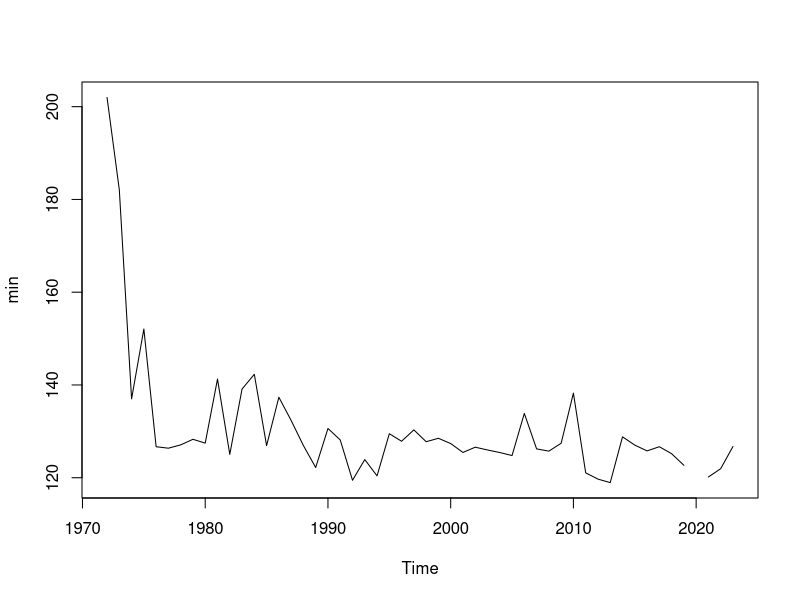
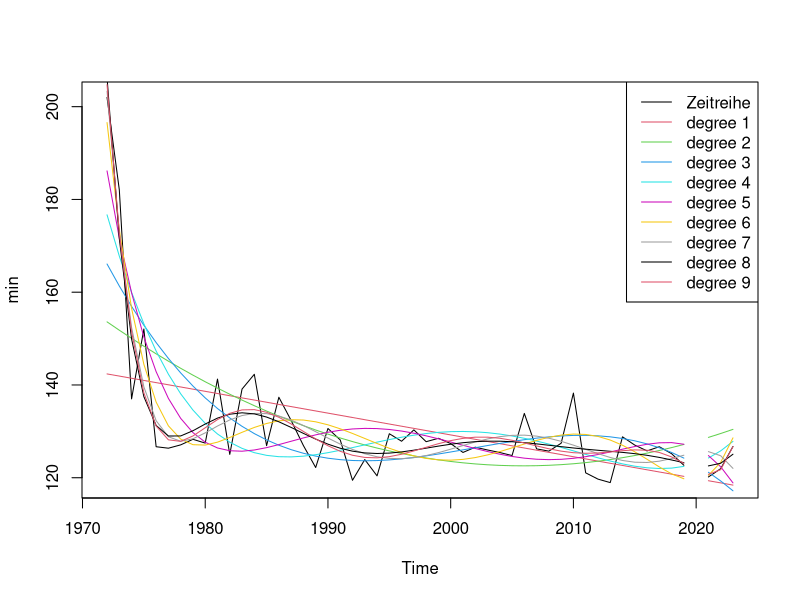
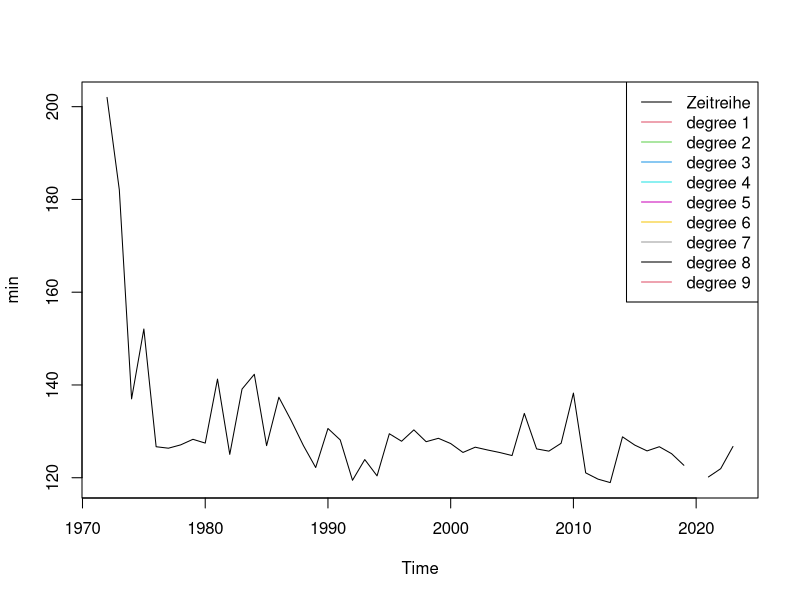
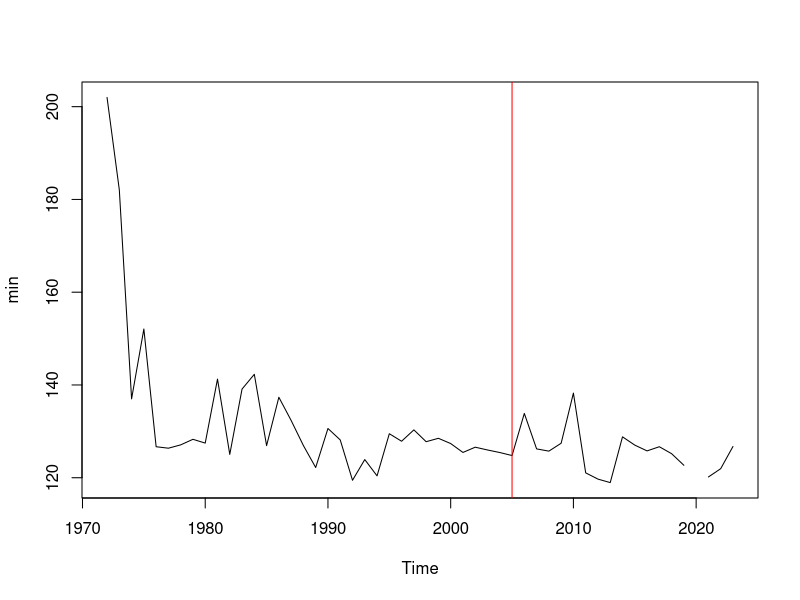
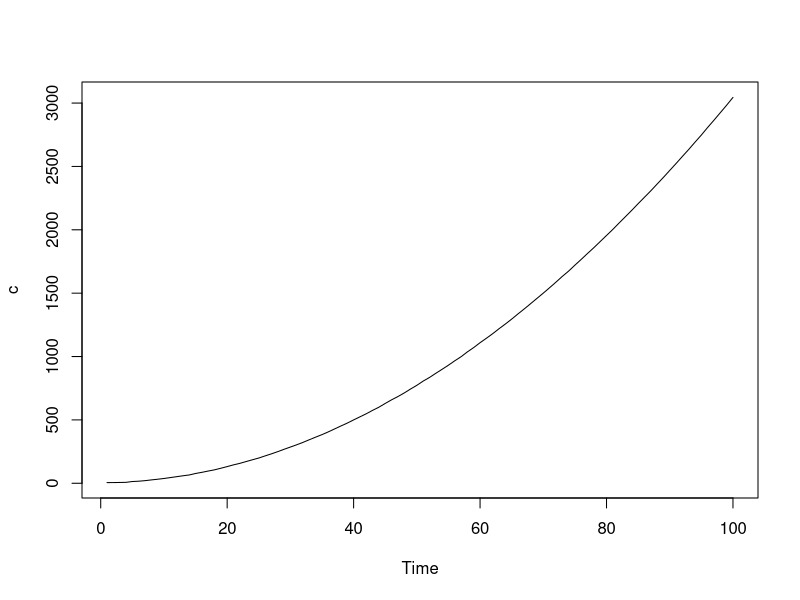
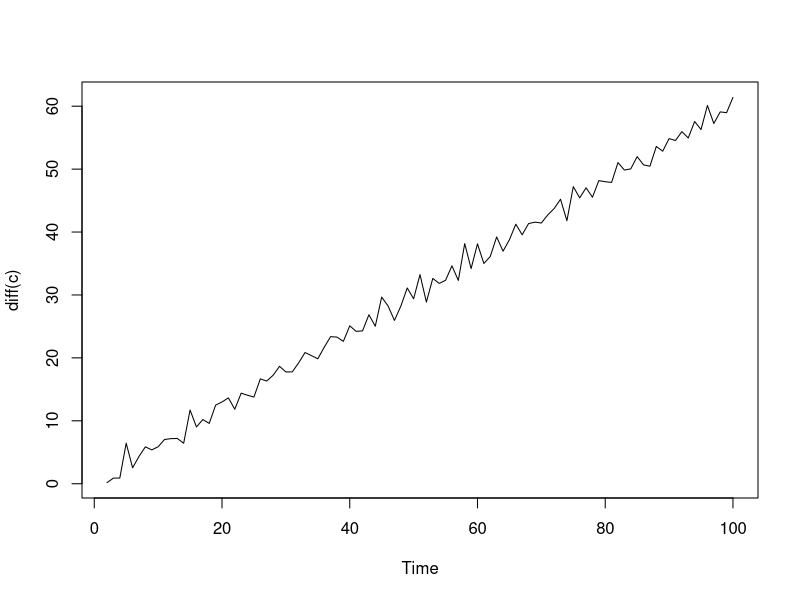
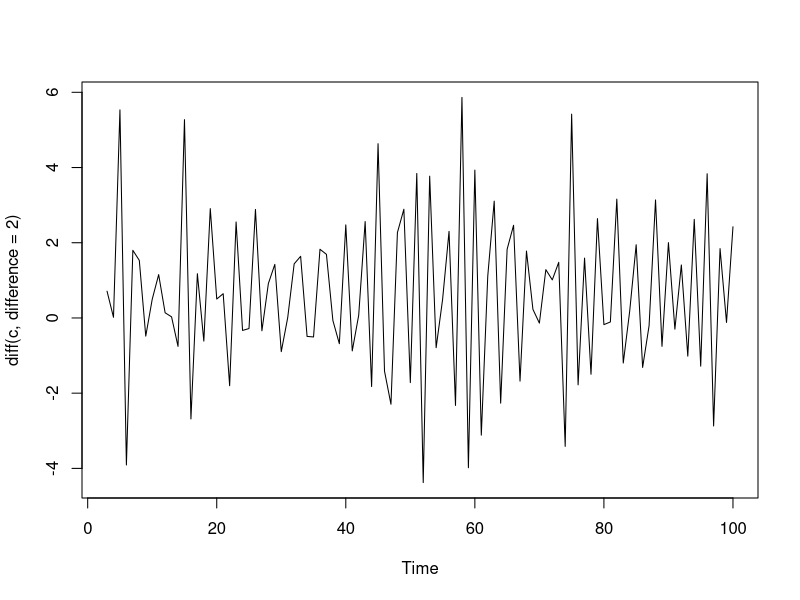

Recreate these plots in R, in order.

# Aufgabe 1 ---------------------------------------------------------------

### c)

set.seed(1)
x_1 <- rep(1:5, times = 2)
x_2 <- rep(1:5, each = 2)
y <- round(3 + x_1 - 2 * x_2 + rnorm(10))
data <- data.frame(y, x_1, x_2)
model <- lm(y ~ x_1 + x_2, data)
summary(model)
predict(model, data.frame(x_1 = 6, x_2 = -1)) # oder model$coefficients %*% c(1, 6, -1)

# Aufgabe 2 ---------------------------------------------------------------

### a)

her_f <- read.table("hermannslauf_frauen.csv", header = TRUE, sep = ",")
head(her_f)
her_f_date <- her_f$Jahr
her_f_min <- her_f$h * 60 + her_f$m + her_f$s / 60
her_f_min_ts <- ts(her_f_min, start = 1972)
plot(her_f_min_ts, ylab = "min")

### b)

T <- length(her_f_min)
t <- 1:T
max_degree <- 9
degrees <- 1:max_degree
models <- list()
for (d in degrees) {
  models[[d]] <- lm(her_f_min ~ poly(t, d, raw = TRUE), na.action = na.exclude)
}
plot(her_f_min_ts, ylab = "min")
legend(
  "topright", legend = c("Zeitreihe", paste("degree", degrees)), 
  lty = 1, col = c("black", degrees + 1)
)
for (d in degrees) {
  predictions <- fitted(models[[d]])
  points(her_f_date, predictions, type = "l", col = d + 1)
  invisible(readline(prompt = "Press [enter] to continue"))
}

# F-Tests 
T <- length(na.omit(her_f_min))
p_values <- rep(NA, max_degree - 1)
k_ur <- max_degree
SSR_ur <- sum(models[[max_degree]]$residuals^2)
degree_seq <- 1:(max_degree - 1) # oder (max_degree - 1):1 (absteigend)
for (d in degree_seq) {
  SSR_r <- sum(models[[d]]$residuals^2)
  k_r <- d
  Fstat <- ((SSR_r - SSR_ur) / (k_ur - k_r)) / ((SSR_ur) / (T - k_ur - 1))
  p_values[d] <- 1 - pf(Fstat, k_ur - k_r, T - k_ur - 1)
}
data.frame("p.value" = round(p_values, 4))

# Modellselektionskriterien
crit <- matrix(NA, length(degrees), 4)
colnames(crit) <- c("R^2", "adj. R^2", "AIC", "BIC")
for (d in degrees) {
  crit[d, 1] <- summary(models[[d]])$r.squared
  crit[d, 2] <- summary(models[[d]])$adj.r.squared
  crit[d, 3] <- AIC(models[[d]])
  crit[d, 4] <- BIC(models[[d]])
}
round(crit, 4)

# Kreuzvalidierung
train_proportion <- 0.5
train_ind <- 1:round(length(her_f_min) * train_proportion)
train_data <- her_f_min[train_ind]
test_data <- na.omit(her_f_min[-train_ind])
max_degree <- 9
degrees <- 1:max_degree
models <- list()
for (d in degrees) {
  models[[d]] <- lm(train_data ~ poly(1:length(train_ind), d, raw = TRUE))
}
ssr <- rep(NA, max_degree)
for (d in degrees) {
  t_test <- 1:length(test_data) + length(train_data)
  new_data <- data.frame(1, poly(t_test, d, raw = TRUE))
  predictions <- as.matrix(new_data) %*% models[[d]]$coefficients
  ssr[d] <- sum((test_data - predictions)^2)
}
data.frame("ssr" = round(ssr, 4))
plot(her_f_min_ts, ylab = "min")
legend(
  "topright", legend = c("Zeitreihe", paste("degree", degrees)), 
  lty = 1, col = c("black", degrees + 1)
)

### c)

plot(her_f_min_ts, ylab = "min")
abline(v = 2005, col = "red")


# Aufgabe 3 ---------------------------------------------------------------

### c)

T <- 100
t <- 1:T
u <- rnorm(T) 
c <- ts(3 + 0.4*t + 0.3*t^2 + u)
plot(c)
plot(diff(c))
plot(diff(c, difference = 2))
